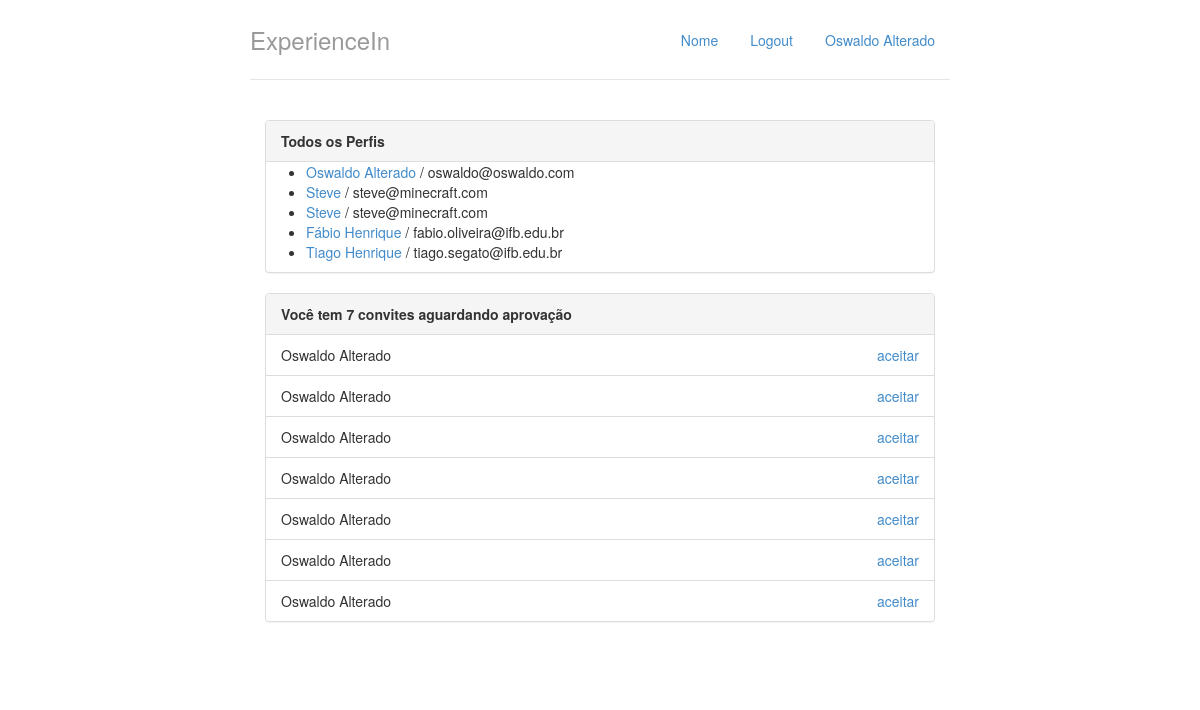
Before: / with the older database file.
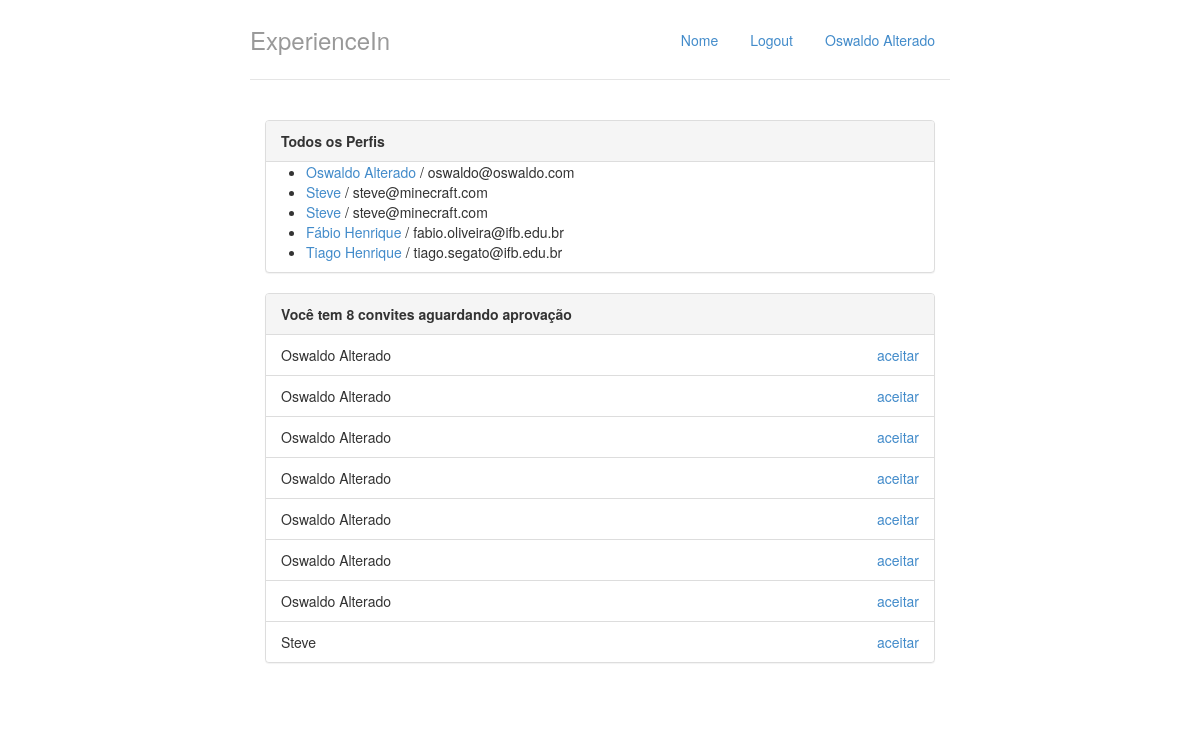
After: the same page with the newer database file.
### perfis/models.py (models this page shows, shortened)
class Perfil(models.Model):
    nome = models.CharField(max_length=255, null=False)
    email = models.CharField(max_length=255, null=False)
    telefone = models.CharField(max_length=15, null=False)
    nome_empresa = models.CharField(max_length=255, null=False)

class Convite(models.Model):
   solicitante = models.ForeignKey(Perfil, on_delete=models.CASCADE, related_name='convites_feitos')
   convidado = models.ForeignKey(Perfil, on_delete=models.CASCADE, related_name='convites_recebidos')

### perfis/views.py (the view)
# urls.py: path('', views.index, name='index'),
def index(request):
    return render(request, 'index.html', {'perfis' : Perfil.objects.all(), 'perfil_logado' : get_perfil_logado(request)})

### perfis/views.py (called while the page is built)
def get_perfil_logado(request):
    return Perfil.objects.get(id=1)

### perfis/templates/index.html
{% extends "base.html" %}
{% block body %}
<div class="col-lg-12">
    <div class="panel panel-default">
        <div class="panel-heading">
            <strong>Todos os Perfis</strong>
        </div>
        {% if perfis %}
          <ul>
              {% for perfil in perfis %}
                  <li>
                    <a href="{% url 'exibir' perfil.id%}">{{ perfil.nome }}</a> / {{ perfil.email }}
                  </li>
              {% endfor %}
          </ul>
        {% else %}
          <p>Nenhum Perfil encontrado</p>
        {% endif %}
    </div>
    <div class="panel panel-default">
        {% with total_de_convites=perfil_logado.convites_recebidos.count %}
          {% if total_de_convites %}
              <div class="panel-heading">
                  <strong>Você tem {{ total_de_convites }} convite{{ total_de_convites|pluralize }} aguardando aprovação</strong>
              </div>
              <ul class="list-group">
                  {% for convite in perfil_logado.convites_recebidos.all %}
                      <li class="list-group-item">
                              {{ convite.solicitante.nome }}
                              <a href="#" class="pull-right">aceitar</a>
                      </li>
                  {% endfor %}
              </ul>
          {% else %}
              <div class="panel-body">
                  <p>Nenhum convite recebido :(</p>
              </div>
          {% endif %}
        {% endwith %}
    </div>
</div>
{% endblock %}

### perfis/templates/base.html (shortened to what this page needs)
{% load staticfiles %}
<!DOCTYPE html>
<html lang="pt">
  <head>
    <link href="{% static "styles/bootstrap.css" %}" rel="stylesheet">
    <link href="{% static "styles/main.css" %}" rel="stylesheet">
  </head>
  <body>
    <div class="container">
      <div class="header">
        <ul class="nav nav-pills pull-right">
          <li class=""><a href="{% url 'index' %}">Nome</a></li>
          <li class=""><a href="/logout/">Logout</a></li>
          <li class=""><a href="{% url 'index' %}">{{perfil_logado.nome}}</a></li>
        </ul>
        <h3 class="text-muted">ExperienceIn</h3>
      </div>
      <div class="row content">
         {% block body %}
         {% endblock %}
      </div>
    </div>
  </body>
</html>

Changed rows visible on the page:
added Convite: solicitante.nome "Steve"
Other visible differences:
{{ total_de_convites }}: "7" → "8"
